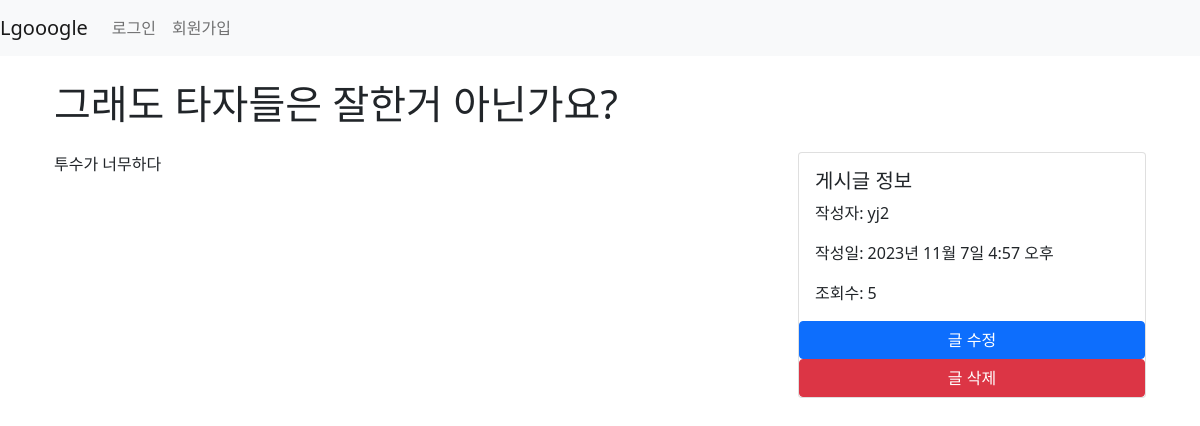
The page /post/13/ on the database its author committed.
### blog/models.py (models this page shows, shortened)
class Post(models.Model):
    title = models.CharField(max_length=200)
    content = models.TextField()
    author = models.ForeignKey(User, on_delete=models.CASCADE)
    created_at = models.DateTimeField(auto_now_add=True)
    views = models.PositiveIntegerField(default=0)

### blog/views.py (the view)
# urls.py: path('post/<int:pk>/', PostDetailView.as_view(), name='post-detail'),
class PostDetailView(DetailView):
    model = Post
    template_name = 'blog/post-detail.html'
    context_object_name = 'post'
    def get_object(self, queryset=None):
        obj = super().get_object(queryset)
        obj.views += 1
        obj.save()
        return obj

### blog/templates/blog/post-detail.html
{% extends "./base.html" %}
{% block content %}
  <div class="container">
    <h1 class="my-4">{{ post.title }}</h1>
    <div class="row">
      <div class="col-md-8">
        <p>{{ post.content }}</p>
      </div>
      <div class="col-md-4">
        <div class="card">
          <div class="card-body">
            <h5 class="card-title">게시글 정보</h5>
            <p class="card-text">작성자: {{ post.author }}</p>
            <p class="card-text">작성일: {{ post.created_at }}</p>
            <p class="card-text">조회수: {{ post.views }}</p>
          </div>
          <a href="{% url 'post-update' post.id %}" class="btn btn-primary">글 수정</a>
          <a href="{% url 'post-delete' post.id %}" class="btn btn-danger">글 삭제</a>
        </div>
      </div>
    </div>
  </div>
{% endblock %}

### rows shown on the page
Post: title "그래도 타자들은 잘한거 아닌가요?", content "투수가 너무하다", author "yj2", created_at "2023년 11월 7일 4:57 오후", views "5"
